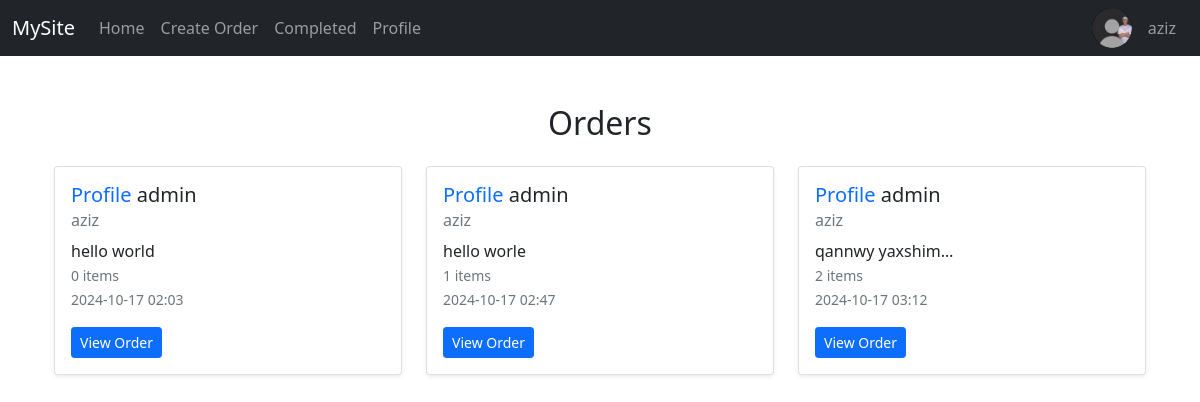
The app's page / (signed in), older data.
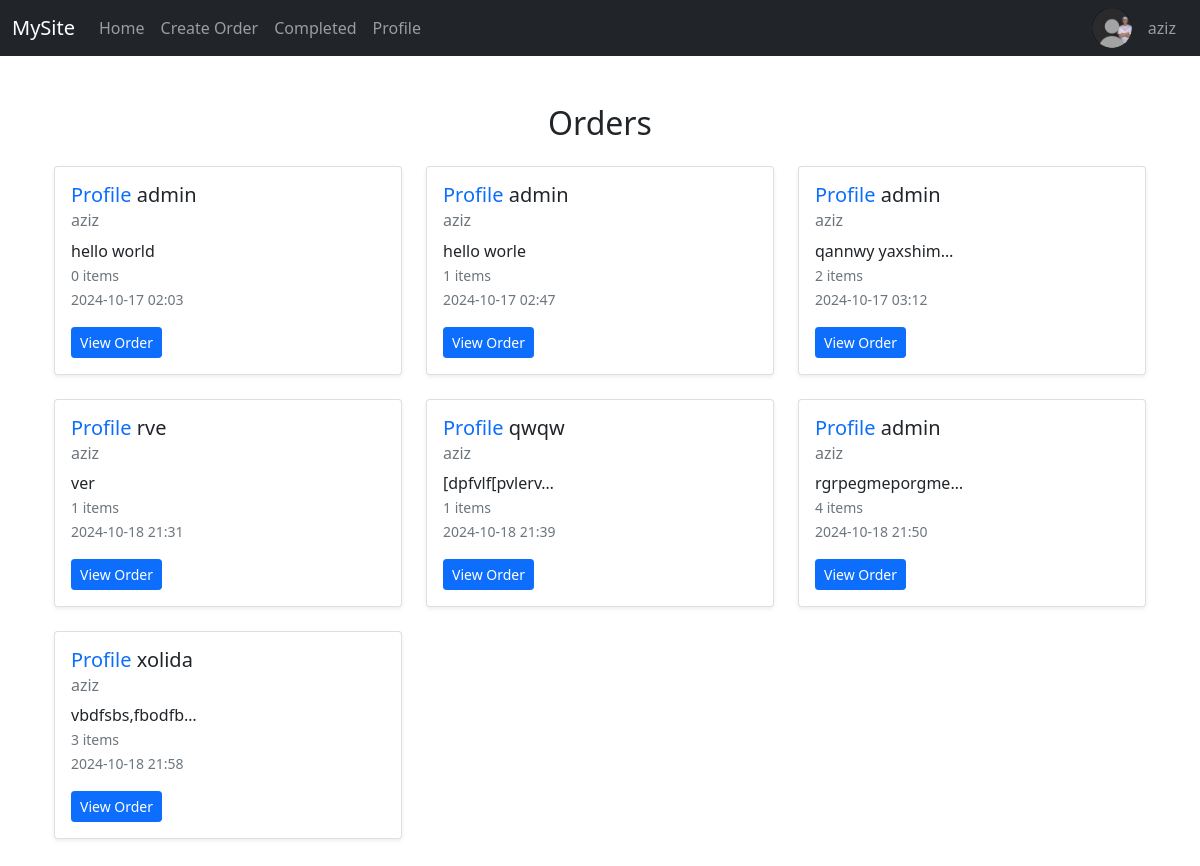
The same page, newer data.
### main/models.py (models this page shows, shortened)
class Order(models.Model):
    user = models.ForeignKey(User, on_delete=models.CASCADE)
    seller = models.CharField(max_length=100)
    description = models.TextField()
    created = models.DateTimeField(auto_now_add=True)

### main/views.py (the view)
# urls.py: 2. Add a URL to urlpatterns:  path('', views.home, name='home')
def home(request):
    orders = Order.objects.all()
    context = {"orders": orders}
    return render(request, "home.html", context)

### templates/home.html (shortened to what this page needs)
{% extends 'base.html' %}
{% block content %}
<div class="container my-5">
    <h2 class="text-center mb-4">Orders</h2>
    {% if orders %}
    <div class="row">
        {% for order in orders %}
        <div class="col-md-4 mb-4">
            <div class="card shadow-sm">
                <div class="card-body">
                    <h5 class="card-title">
                        <a href="{% url 'get_orders_by_username' order.seller %}"
                            class="text-decoration-none">Profile</a>
                        {{ order.seller }}
                    </h5>
                    <h6 class="card-subtitle mb-2 text-muted">{{ order.user.username }}</h6>
                    <p class="card-text">
                        {{ order.description|truncatechars:15 }}<br>
                        <small class="text-muted">{{ order.orders.count }} items</small><br>
                        <small class="text-muted">{{ order.created|date:"Y-m-d H:i" }}</small>
                    </p>
                    <a href="{% url 'order_detail' order.pk %}" class="btn btn-primary btn-sm">View Order</a>
                </div>
            </div>
        </div>
        {% endfor %}
    </div>
    {% else %}
    <div class="alert alert-warning text-center" role="alert">
        No orders available.
    </div>
    {% endif %}
</div>
{% endblock %}

Row changes from the older to the newer data that the page shows:
added Order: seller "rve", user.username "aziz", description "ver", orders.count "1", created "2024-10-18 21:31"
added Order: seller "qwqw", user.username "aziz", description "[dpfvlf[pvlerv…", orders.count "1", created "2024-10-18 21:39"
added Order: seller "admin", user.username "aziz", description "rgrpegmeporgme…", orders.count "4", created "2024-10-18 21:50"
added Order: seller "xolida", user.username "aziz", description "vbdfsbs,fbodfb…", orders.count "3", created "2024-10-18 21:58"
